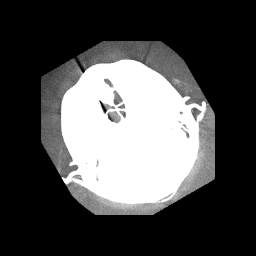

Reproduce this figure in Python.
#!/usr/bin/env python

# Center an image before rotation using vtkImageChangeInformation.

# Factory overrides
import vtkmodules.vtkInteractionStyle  # noqa: F401
import vtkmodules.vtkRenderingFreeType  # noqa: F401
import vtkmodules.vtkRenderingOpenGL2  # noqa: F401

import os

from vtkmodules.vtkIOImage import vtkPNGReader
from vtkmodules.vtkImagingCore import (
    vtkImageChangeInformation,
    vtkImageReslice,
)
from vtkmodules.vtkRenderingCore import (
    vtkImageActor,
    vtkRenderWindow,
    vtkRenderWindowInteractor,
    vtkRenderer,
)

# Image pipeline
reader = vtkPNGReader()
reader.SetDataSpacing(0.8, 0.8, 1.5)
data_dir = os.environ.get("VPE_DATA_DIR", os.path.dirname(os.path.abspath(__file__)))

reader.SetFileName(os.path.join(data_dir, "fullhead15.png"))

# Center the image at (0,0,0)
information = vtkImageChangeInformation()
information.SetInputConnection(reader.GetOutputPort())
information.CenterImageOn()

# Reslice with rotated axes
reslice = vtkImageReslice()
reslice.SetInputConnection(information.GetOutputPort())
reslice.SetResliceAxesDirectionCosines([0.866025, -0.5, 0, 0.5, 0.866025, 0, 0, 0, 1])
reslice.SetInterpolationModeToCubic()

# Reset information back to original
reader.Update()
information2 = vtkImageChangeInformation()
information2.SetInputConnection(reslice.GetOutputPort())
information2.SetInformationInputData(reader.GetOutput())
information2.Update()

# Display with vtkImageActor
image_actor = vtkImageActor()
image_actor.GetMapper().SetInputConnection(information2.GetOutputPort())

# Renderer
renderer = vtkRenderer()
renderer.AddActor(image_actor)

# Window
render_window = vtkRenderWindow()
render_window.AddRenderer(renderer)
render_window.SetSize(256, 256)
render_window.SetWindowName("change information")

# Scene
renderer.ResetCamera()

# Interactor
interactor = vtkRenderWindowInteractor()
interactor.SetRenderWindow(render_window)

interactor.Initialize()
interactor.Start()
